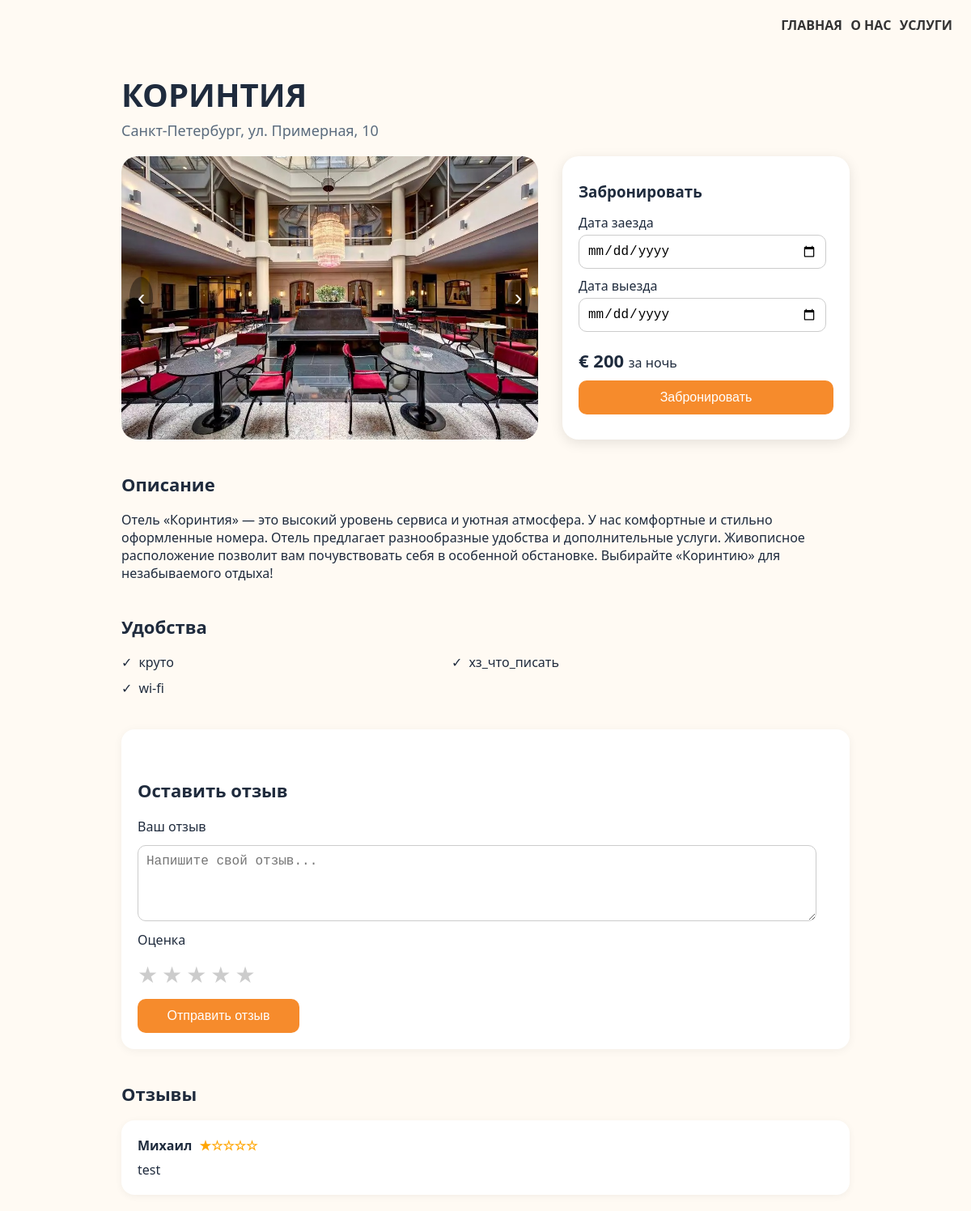
/hotel_menu/3, run on an earlier commit of the app's database.
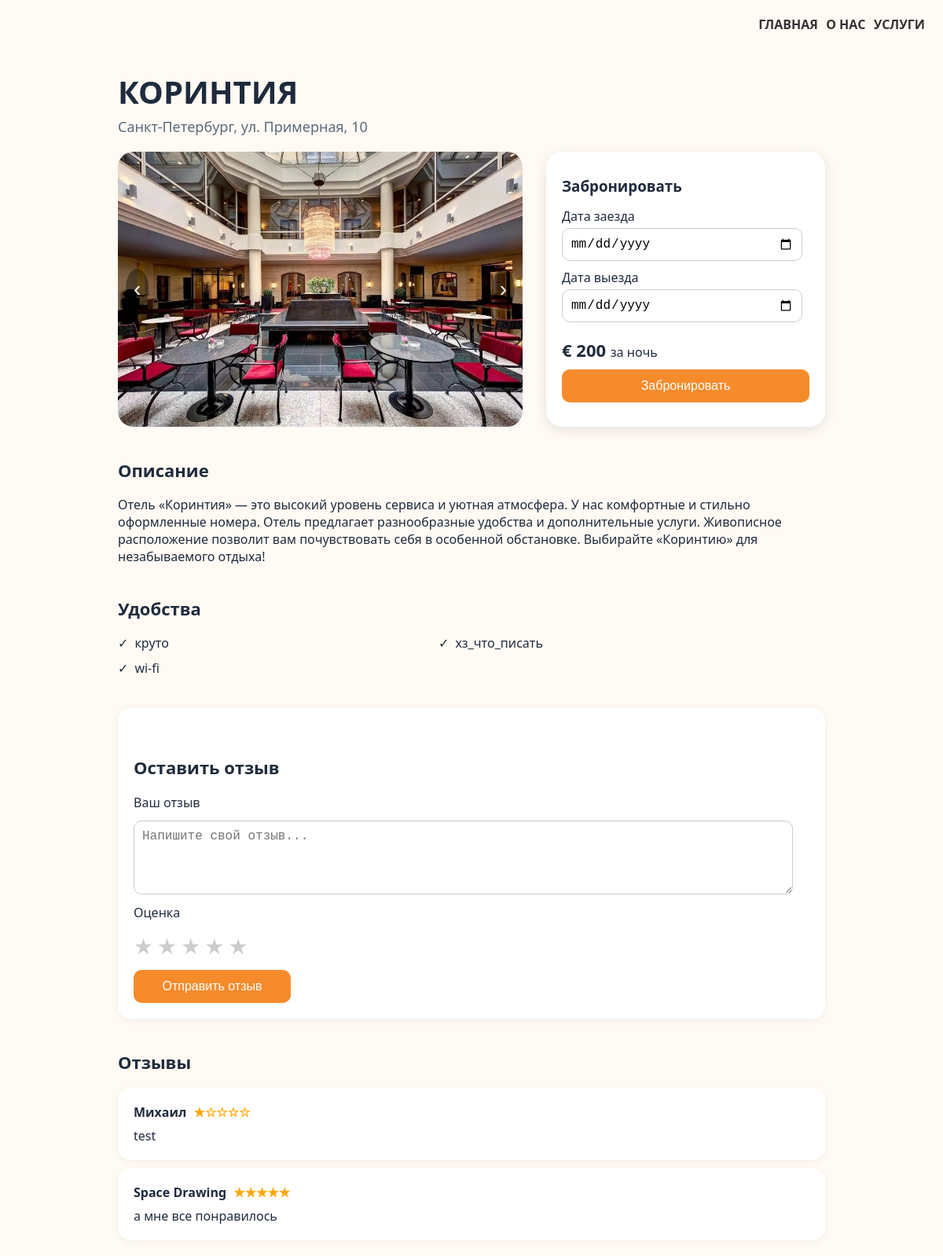
And on a later commit of the database.
### data/hotel.py (models this page shows)
class Hotel(SqlAlchemyBase):
    __tablename__ = 'hotel'
    id = sqlalchemy.Column(sqlalchemy.Integer, primary_key=True, autoincrement=True)
    image = sqlalchemy.Column(sqlalchemy.String)
    alternative = sqlalchemy.Column(sqlalchemy.String)
    title = sqlalchemy.Column(sqlalchemy.String)
    city = sqlalchemy.Column(sqlalchemy.String)
    price = sqlalchemy.Column(sqlalchemy.String)
    rating = sqlalchemy.Column(sqlalchemy.String)
    description = sqlalchemy.Column(sqlalchemy.String)
    conveniences = sqlalchemy.Column(sqlalchemy.String)
    reviews = orm.relationship("Review", back_populates="hotel")

### data/review.py (models this page shows)
class Review(SqlAlchemyBase):
    __tablename__ = 'review'
    id = sqlalchemy.Column(sqlalchemy.Integer, primary_key=True, autoincrement=True)
    text = sqlalchemy.Column(sqlalchemy.String, nullable=True, default='')
    rating = sqlalchemy.Column(sqlalchemy.Integer, nullable=True, default=0)
    username = sqlalchemy.Column(sqlalchemy.String, nullable=False)
    user_id = sqlalchemy.Column(sqlalchemy.Integer, sqlalchemy.ForeignKey("user.id"))
    user = orm.relationship("User", back_populates='reviews')
    hotel_id = sqlalchemy.Column(sqlalchemy.Integer, sqlalchemy.ForeignKey("hotel.id"))
    hotel = orm.relationship("Hotel", back_populates='reviews')

### main.py (the view, shortened to what this page needs)
@app.route("/hotel_menu/<index_hotel>", methods=["GET", "POST"])
def hotel_menu(index_hotel):
    db_sess = db_session.create_session()
    files = os.listdir(path=f"static/images_{index_hotel}")
    images = [
        url_for("static", filename=f"images_{index_hotel}/room{i}.jpg")
        for i in range(1, len(files) + 1)
    ]
    hotel_card = db_sess.query(Hotel).filter(Hotel.id == index_hotel).first().__dict__
    conveniences = hotel_card["conveniences"].split(';')
    reviews = [i.__dict__ for i in db_sess.query(Review).filter(Review.hotel_id == index_hotel).all()]
    return render_template("hotel_menu.html", images=images, hotel_card=hotel_card,
                           conveniences=conveniences, reviews=reviews)

### data/db_session.py (called while the page is built)
def create_session() -> Session:
    global __factory
    return __factory()

### templates/hotel_menu.html (shortened to what this page needs)
<!DOCTYPE html>
<html lang="ru">
  <head>
    <link rel="stylesheet" href="../static/styles/hotel_menu.css" />
  </head>
  <body>
    <header>
      <nav class="navbar">
        <div class="nav-links">
          <a href="/">ГЛАВНАЯ</a>
          <a href="#">О НАС</a>
          <a href="#">УСЛУГИ</a>
        </div>
      </nav>
    </header>
    <div class="container">
      <h1>{{ hotel_card["title"] }}</h1>
      <div class="subheading">{{ hotel_card["city"] }}, ул. Примерная, 10</div>
      <div class="top-section">
        <div class="hotel-img">
          <button class="carousel-btn prev" onclick="prevImage()">‹</button>
          <img id="carousel-image" src="{{ images[0] }}" alt="Hotel Room" />
          <button class="carousel-btn next" onclick="nextImage()">›</button>
        </div>
        <div class="booking-panel">
          <h3>Забронировать</h3>
          <div class="input-group">
            <label for="checkin">Дата заезда</label>
            <input type="date" id="checkin" name="checkin" />
          </div>
          <div class="input-group">
            <label for="checkout">Дата выезда</label>
            <input type="date" id="checkout" name="checkout" />
          </div>
          <div class="price">
            € 200
            <span style="font-weight: normal; font-size: 16px">за ночь</span>
          </div>
          <button class="book-btn">Забронировать</button>
        </div>
      </div>
      <div class="description">
        <h2>Описание</h2>
        <p>{{ hotel_card["description"] }}</p>
      </div>
      <div class="amenities">
        <h2>Удобства</h2>
        <ul>
          {% for convenience in conveniences %}
          <li>{{ convenience }}</li>
          {% endfor %}
        </ul>
      </div>
      <div class="reviews">
        <div class="leave-review">
          <h2>Оставить отзыв</h2>
          <form class="review-form" method="POST">
            <label for="review-text">Ваш отзыв</label>
            <textarea
              id="review-text"
              name="text"
              rows="4"
              placeholder="Напишите свой отзыв..."
            ></textarea>
            <label>Оценка</label>
            <div class="star-rating">
              <input type="radio" name="rating" id="star5" value="5" /><label
                for="star5"
                >★</label
              >
              <input type="radio" name="rating" id="star4" value="4" /><label
                for="star4"
                >★</label
              >
              <input type="radio" name="rating" id="star3" value="3" /><label
                for="star3"
                >★</label
              >
              <input type="radio" name="rating" id="star2" value="2" /><label
                for="star2"
                >★</label
              >
              <input type="radio" name="rating" id="star1" value="1" /><label
                for="star1"
                >★</label
              >
            </div>
            <button type="submit" class="submit-review">Отправить отзыв</button>
          </form>
        </div>
        <div class="review">
          <h2>Отзывы</h2>
          {% for review in reviews %}
          <div class="review-box">
            <strong
              >{{ review["username"] }}<span class="stars">
                {{ '★' * review["rating"] }}{{ '☆' * (5 - review["rating"]) }}
              </span></strong
            >
            {{ review["text"] }}
          </div>
          {% endfor %}
        </div>
      </div>
    </div>
  </body>
</html>

### static/styles/hotel_menu.css (style rules this page uses)
body { font-family: "Segoe UI", sans-serif; background-color: #fffaf3; color: #1f2b3d; margin: 0; padding: 20px; }
.container { max-width: 900px; margin: 0 auto; }
h1 { font-size: 40px; font-weight: 700; text-transform: uppercase; margin-bottom: 5px; }
h2 { font-size: 22px; margin-top: 40px; }
li { margin-bottom: 10px; }
.navbar { display: flex; justify-content: flex-end; gap: 20px; padding-bottom: 20px; font-weight: 600; }
.nav-links a { color: #333; text-decoration: none; font-weight: bold; margin: 3px; transition: color 0.3s ease; }
.subheading { font-size: 18px; color: #5a6b7d; margin-bottom: 20px; }
.top-section { display: flex; gap: 30px; flex-wrap: wrap; }
.hotel-img { flex: 1 1 50%; position: relative; border-radius: 20px; overflow: hidden; min-height: 350px; display: flex; align-items: center; justify-content: center; }
.hotel-img img { width: 100%; height: 100%; object-fit: cover; border-radius: 10px; }
.booking-panel { flex: 1 1 50%; display: flex; flex-direction: column; justify-content: center; }
.carousel-btn { position: absolute; top: 50%; transform: translateY(-50%); background-color: rgba(0, 0, 0, 0.4); color: white; border: none; font-size: 28px; padding: 10px; cursor: pointer; border-radius: 50%; z-index: 10; }
.carousel-btn.prev { left: 10px; }
.carousel-btn.next { right: 10px; }
.booking-panel { flex: 1 1 250px; background-color: white; border-radius: 20px; padding: 20px; box-shadow: 0 4px 16px rgba(0, 0, 0, 0.1); animation: fadeIn 0.6s ease-in-out; }
.booking-panel h3 { margin: 0 0 15px; }
.booking-panel input { display: block; width: 90%; margin-bottom: 10px; padding: 10px; font-size: 16px; border-radius: 10px; border: 1px solid #ccc; transition: border-color 0.4s ease; }
.input-group { display: flex; flex-direction: column; gap: 4px; }
.price { font-size: 22px; font-weight: bold; margin: 10px 0; }
.book-btn { background-color: #f68b2c; color: white; padding: 12px; width: 100%; border: none; border-radius: 10px; font-size: 16px; cursor: pointer; transition: background-color 0.4s ease; }
.description, .amenities, .reviews { margin-top: 30px; }
.amenities ul { list-style: none; padding-left: 0; columns: 2; max-width: 800px; }
.amenities li::before { content: "\2713"; color: #1f2b3d; padding-right: 8px; }
.leave-review { margin-top: 40px; background: #ffffff; padding: 20px; border-radius: 16px; box-shadow: 0 2px 12px rgba(0, 0, 0, 0.05); animation: fadeIn 0.6s ease-in-out; }
.review-form { display: flex; flex-direction: column; gap: 12px; }
.review-form textarea { width: 95%; padding: 10px; border-radius: 10px; border: 1px solid #ccc; font-size: 16px; resize: vertical; }
.star-rating { display: flex; flex-direction: row-reverse; justify-content: start; gap: 5px; }
.star-rating label { font-size: 28px; color: #ccc; cursor: pointer; transition: color 0.3s; }
.submit-review { background-color: #f68b2c; color: white; padding: 12px; border: none; border-radius: 10px; font-size: 16px; cursor: pointer; width: 200px; transition: background-color 0.3s; }
.review-box { background-color: white; border-radius: 16px; padding: 20px; margin-top: 10px; box-shadow: 0 2px 10px rgba(0, 0, 0, 0.05); animation: slideUp 0.6s ease-in-out; }
.review-box strong { display: block; margin-bottom: 8px; }
.stars { color: orange; margin-left: 5px; }

What changed in the data, as far as the page shows it:
added Review: username "Space Drawing", rating "★★★★★", text "а мне все понравилось"
